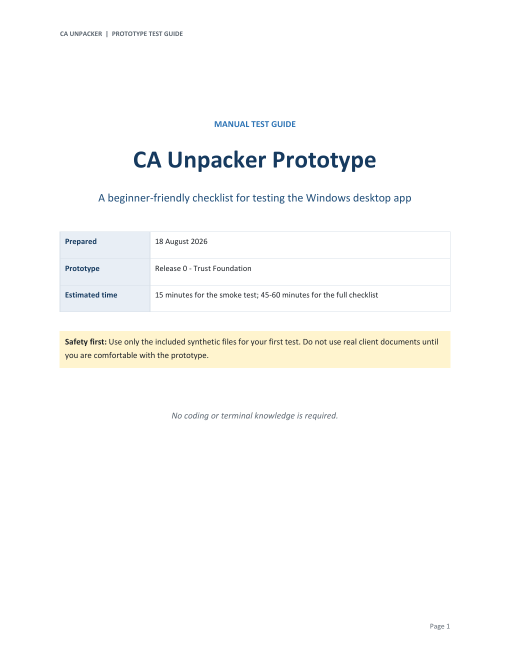
#> input picture .docx-build/render/page-01.png, 1020 x 1320 px (shown at 1/2 size); its folder holds only this picture in this run
$ python -i imageprep.py   (imports and definitions only)
#> lines starting #> are read from the running program, lines starting #| are printed output that depends on the picture; after the words box and inside, x2 and y2 are one past the last pixel; in counts of white or black regions, pixels touching at a corner belong together
#> further down, picture is the input picture: PIL image 1020x1320 RGB; mean R, G, B 251.4, 251.5, 250.5
"""Local image preprocessing for OCR.

Financial scans are rarely clean: faint photocopies, skewed phone photos,
grey shadows, noise from flatbeds.  Every operation here is *conservative*
and reversible — the original page image is always preserved for evidence;
preprocessing happens on a copy that only feeds the OCR engine.

Design rules (from the scanning upgrade plan):

* never apply an aggressive transform blindly — build a small set of
  candidate variants and let measured OCR quality pick the winner;
* never upscale when upscaling cannot recover information (cap at 2x);
* preserve small decimal points and punctuation (median denoise radius 1,
  threshold with a local mean, no morphological erosion);
* everything is Pillow + numpy — no OpenCV dependency for this path.
"""

from __future__ import annotations

import math

import numpy as np
from PIL import Image, ImageFilter, ImageOps

# Angles below this are noise; rotating by them costs accuracy for nothing.
_MIN_DESKEW_ANGLE = 0.25
_MAX_DESKEW_ANGLE = 8.0
# Effective pixels per inch band that OCR engines read reliably.
_MIN_OCR_PPI = 150
_TARGET_OCR_PPI = 220


def to_grayscale(image: Image.Image) -> Image.Image:
    if image.mode == "L":
        return image
    return image.convert("L")


# [15 lines left out: function assess, not called in this run]


def estimate_skew(image: Image.Image) -> float:
    """Estimate the skew angle in degrees using a projection-profile search.

    Downsamples the image, then scores candidate angles by the variance of
    row ink sums (text lines produce sharp peaks when the image is level).
    Returns a positive angle when text ascends left-to-right (i.e. the page
    must be rotated by ``-angle`` to level it).
    """
    gray = to_grayscale(image)
    scale = min(1.0, 1000.0 / max(gray.size))
    if scale < 1.0:
        gray = gray.resize(
            (max(1, int(gray.width * scale)), max(1, int(gray.height * scale))),
            Image.Resampling.BILINEAR,
        )
    arr = np.asarray(gray, dtype=np.float32)
    ink = arr < 160  # text-ish pixels
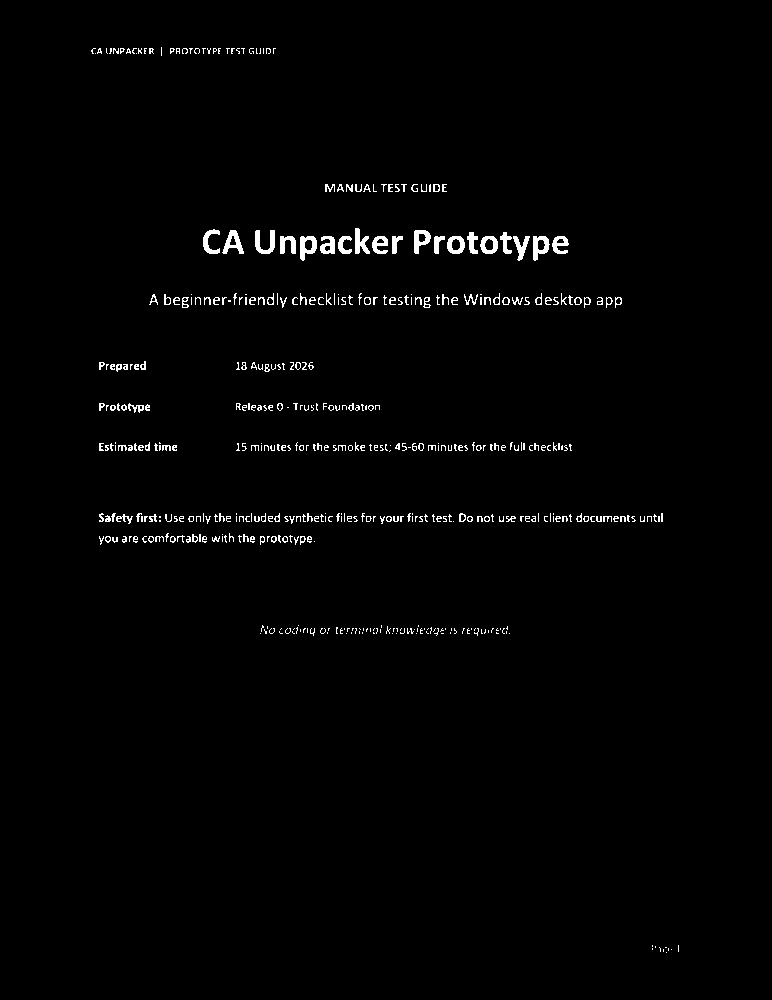
#> ink: shape (1000, 772) bool; 1.4% white; 475 white regions (318 under 20 px), largest, box (x1, y1, x2, y2) and area: (255, 230, 275, 254) 254, (300, 236, 317, 261) 252, (222, 230, 244, 254) 248
    if ink.sum() < 40:
        return 0.0
    best_angle = 0.0
    best_score = -1.0
    coarse = [a / 4.0 for a in range(-24, 25)]  # -6..6 in 0.25° steps
    for angle in coarse:
        score = _profile_score(ink, angle)
        if score > best_score:
            best_score = score
            best_angle = angle
#> this loop made 49 passes
#> (score, best_score) on passes 1 to 8: (356.3, 356.3), (372, 372), (384.1, 384.1), (404.6, 404.6), (418.6, 418.6), (438.1, 438.1), (457.5, 457.5), (480.9, 480.9)
#> pass 1, in _profile_score, `rotated = _rotate_binary(ink, angle_deg)`:
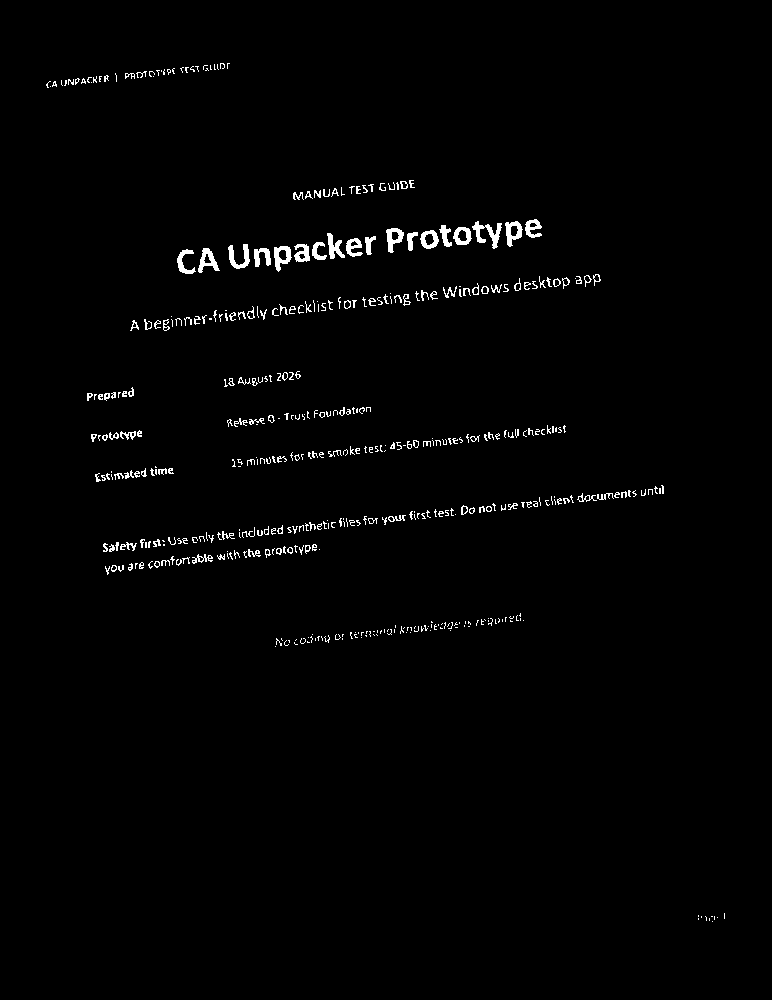
#> rotated: shape (1000, 772) bool; 1.4% white; 457 white regions (301 under 20 px), largest, box (x1, y1, x2, y2) and area: (472, 221, 502, 249) 323, (228, 244, 250, 269) 254, (274, 246, 292, 272) 251
#> after the loop, best_angle = 0; best_score = 1445.2
    # Refine around the coarse winner.
    fine = [best_angle + step / 10.0 for step in range(-4, 5)]
#> fine = [-0.4, -0.3, -0.2, -0.1, 0, 0.1, 0.2, 0.3, 0.4]
    for angle in fine:
        if abs(angle) > _MAX_DESKEW_ANGLE:
            continue
        score = _profile_score(ink, angle)
        if score > best_score:
            best_score = score
            best_angle = angle
#> this loop made 9 passes
#> score on passes 1, 2, 3, 4, 6, 7, 8, 9: 1273.5, 1293.4, 1353.1, 1354, 1350, 1349.2, 1287.7, 1252.5
#> pass 1, in _rotate_binary (call 49), `ys, xs = np.mgrid[0:h, 0:w]`:
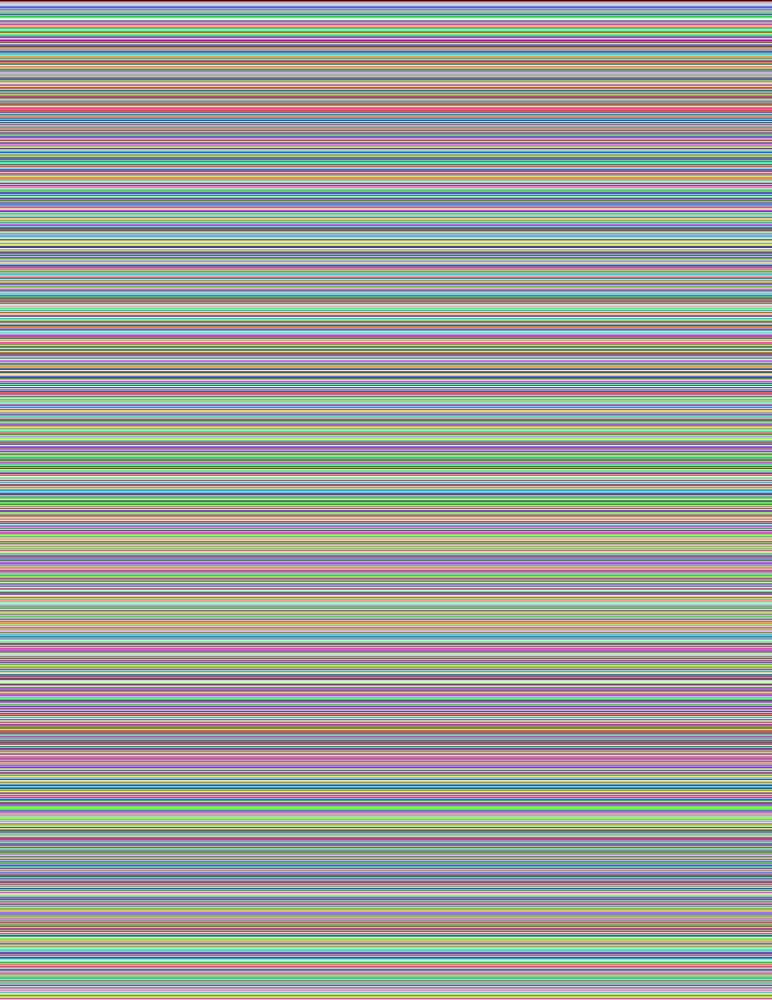
#> ys: shape (1000, 772) int64; 1000 distinct labels, from 0 to 999; one colour per label, 0 black
#> pass 1, in _rotate_binary (call 49), `ys, xs = np.mgrid[0:h, 0:w]`:
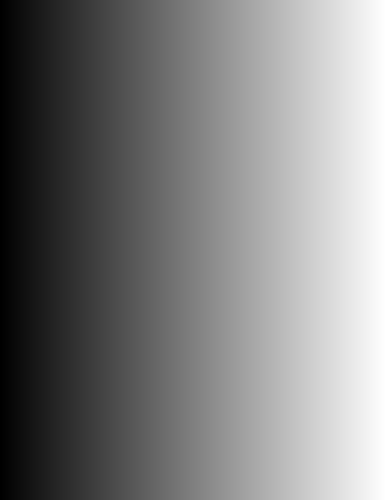
#> xs: shape (1000, 772) int64 (shown at 1/2 size); min 0, max 771, mean 385.5; drawn with min black and max white
#> pass 1, in _rotate_binary (call 49), `src_y = -sin * (xs - cx) + cos * (ys - cy) + cy`:
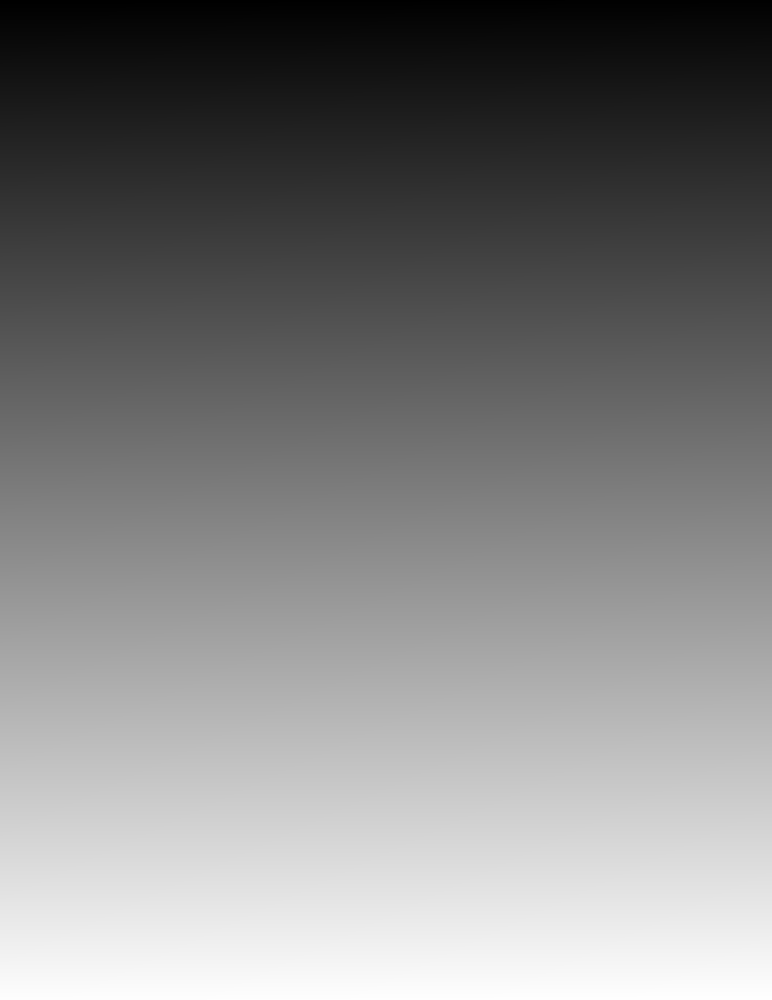
#> src_y: shape (1000, 772) float64; min -2.68, max 1001.7, mean 499.5; drawn with min black and max white
#> after the loop, best_angle = 0; best_score = 1445.2
    if abs(best_angle) < _MIN_DESKEW_ANGLE:
        return 0.0
    return float(max(-_MAX_DESKEW_ANGLE, min(_MAX_DESKEW_ANGLE, best_angle)))


def _profile_score(ink: np.ndarray, angle_deg: float) -> float:
    if angle_deg == 0.0:
        rows = ink.sum(axis=1)
        return float(rows.var())
    rotated = _rotate_binary(ink, angle_deg)
    rows = rotated.sum(axis=1)
    return float(rows.var())


def _rotate_binary(ink: np.ndarray, angle_deg: float) -> np.ndarray:
    h, w = ink.shape
    angle = math.radians(angle_deg)
    cos, sin = math.cos(angle), math.sin(angle)
    # Rotate around the centre; output keeps the original frame size.
    cx, cy = w / 2.0, h / 2.0
    ys, xs = np.mgrid[0:h, 0:w]
    src_x = cos * (xs - cx) + sin * (ys - cy) + cx
    src_y = -sin * (xs - cx) + cos * (ys - cy) + cy
    ix = np.floor(src_x).astype(np.int64)
    iy = np.floor(src_y).astype(np.int64)
    inside = (ix >= 0) & (ix < w) & (iy >= 0) & (iy < h)
    out = np.zeros_like(ink, dtype=bool)
    out[inside] = ink[iy[inside], ix[inside]]
    return out


def deskew(image: Image.Image, angle_deg: float | None = None) -> tuple[Image.Image, float]:
    """Rotate the image to level the text.  Returns (image, applied angle)."""
    angle = estimate_skew(image) if angle_deg is None else angle_deg
#> angle = 0
    if abs(angle) < _MIN_DESKEW_ANGLE:
        return image, 0.0
    rotated = image.rotate(
        -angle,
        resample=Image.Resampling.BICUBIC,
        fillcolor=255 if image.mode == "L" else (255, 255, 255),
        expand=False,
    )
    return rotated, -angle


def enhance_contrast(image: Image.Image) -> Image.Image:
    gray = to_grayscale(image)
    return ImageOps.autocontrast(gray, cutoff=1)


def denoise(image: Image.Image) -> Image.Image:
    """Median denoise (radius 1) — removes speckle, keeps decimal points."""
    return to_grayscale(image).filter(ImageFilter.MedianFilter(size=3))


# [69 lines left out: functions adaptive_threshold, _integral_image, resolution_scale, variant_sequence, not called in this run]

>>> from PIL import Image
>>> picture = Image.open('../../.docx-build/render/page-01.png')
>>> result = deskew(picture)
